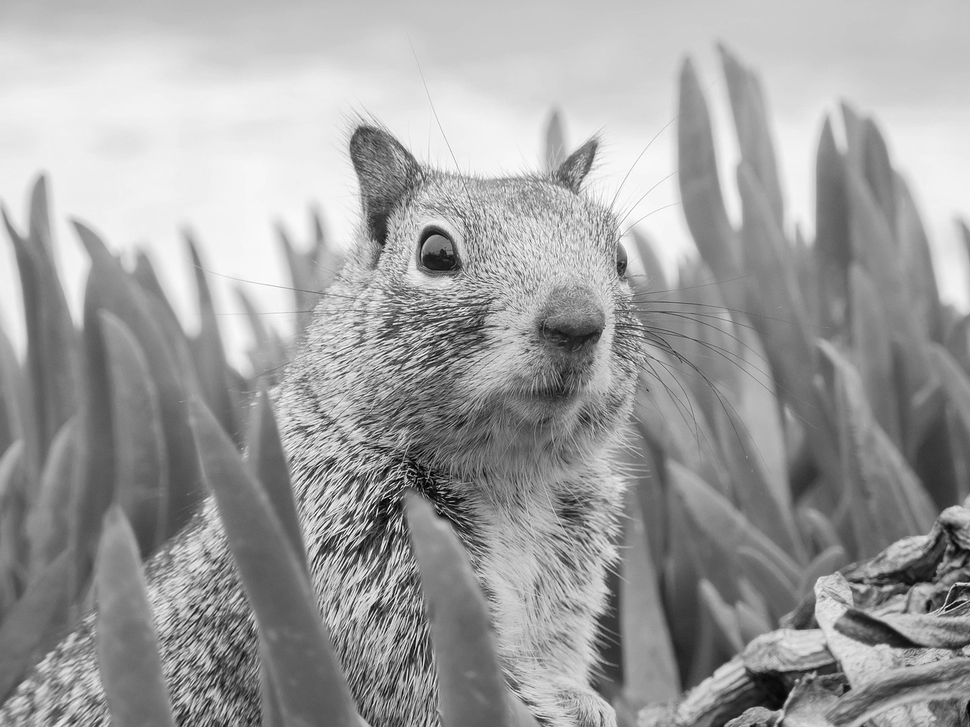
#> input picture Biondic_PSU/LV6/example_grayscale.png, 970 x 727 px, shrunk from 1280 x 960 before the run
$ python zad4_LV6_biondic.py
#> lines starting #> are read from the running program, lines starting #| are printed output that depends on the picture; long printed decimals are rounded
from sklearn.cluster import KMeans
import numpy as np
import matplotlib.pyplot as plt
import matplotlib.image as mpimg

image_gray = mpimg.imread("example_grayscale.png")
#> image_gray is the input picture: shape (727, 970) float32; min 0, max 1, mean 0.624

if len(image_gray.shape) == 3:
    image_gray = image_gray[:, :, 0]

X_img = image_gray.reshape((-1, 1))

k = 10

kmeans = KMeans(n_clusters=k, n_init=10, random_state=0)
kmeans.fit(X_img)

values = kmeans.cluster_centers_.squeeze()
labels = kmeans.labels_

image_compressed = np.choose(labels, values)
image_compressed.shape = image_gray.shape

plt.figure()
plt.imshow(image_gray, cmap='gray')
plt.title("Originalna grayscale slika")
plt.axis("off")
plt.show()

plt.figure()
plt.imshow(image_compressed, cmap='gray')
plt.title(f"Kvantizirana grayscale slika, K = {k}")
plt.axis("off")
plt.show()
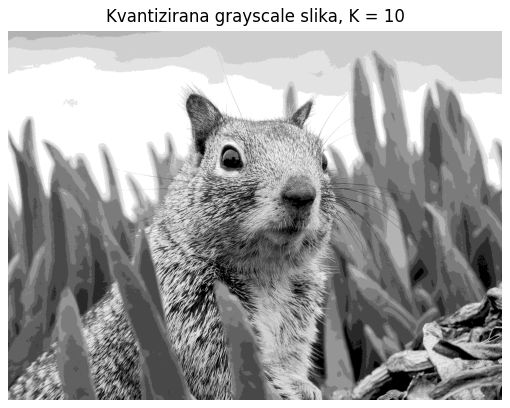
#> figure drawn by matplotlib, 1 panel


height, width = image_gray.shape
#> height = 727; width = 970

original_bits = height * width * 8
#> original_bits = 5641520

bits_per_label = int(np.ceil(np.log2(k)))

compressed_bits = height * width * bits_per_label + k * 8
#> compressed_bits = 2820840

compression_ratio = original_bits / compressed_bits
#> compression_ratio = 2

print("Dimenzije slike:", image_gray.shape)
#| Dimenzije slike: (727, 970)
print("Broj klastera:", k)
print("Broj bitova originalne slike:", original_bits)
#| Broj bitova originalne slike: 5641520
print("Broj bitova komprimirane slike:", compressed_bits)
#| Broj bitova komprimirane slike: 2820840
print("Omjer kompresije:", compression_ratio)
#| Omjer kompresije: 2.000


"""

Kod kvantizirane grayscale slike s K = 10 vidimo da slika ima manje nijansi sive nego originalna slika.
Prijelazi između svijetlih i tamnih područja su grublji, a na slici se pojavljuju veće površine iste nijanse.
Unatoč tome, glavni sadržaj slike ostaje prepoznatljiv.
Povećanjem broja klastera kvantizirana slika bila bi sličnija originalu, dok bi smanjenjem broja klastera gubitak detalja bio veći.

"""
